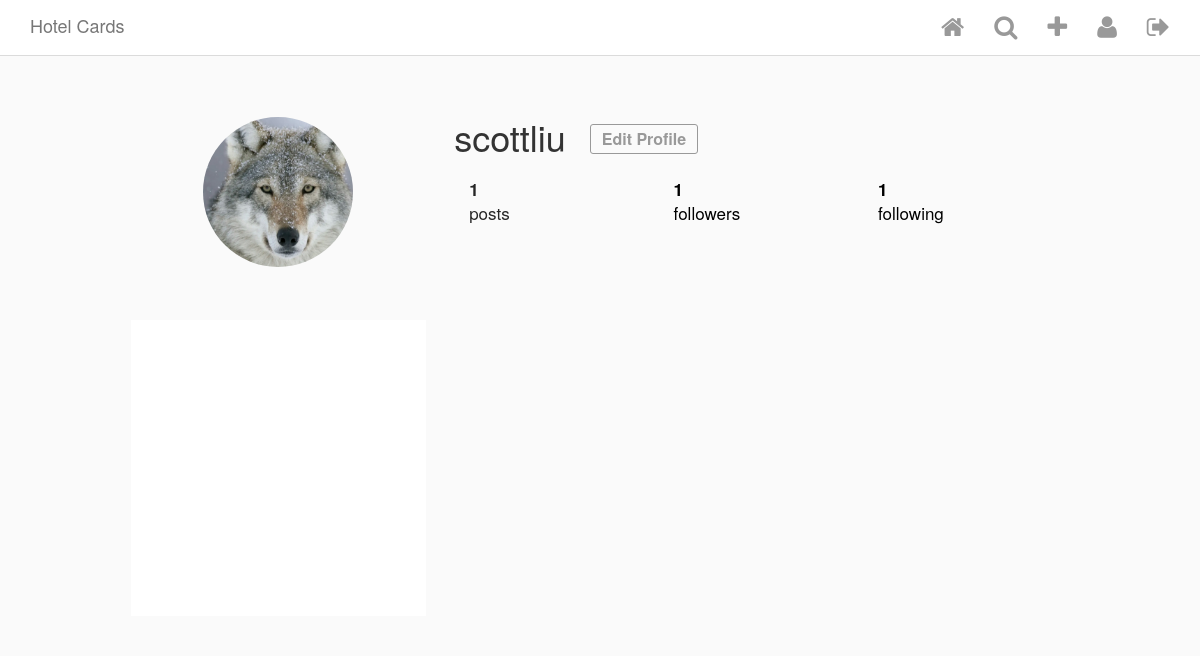
The page /user/1 (signed in) on the database its author committed.
### Insta/models.py (models this page shows, shortened)
class InstaUser(AbstractUser): #在继承Django中自带的AbstractUser后再自己定义一个profile picture
    profile_pic = ProcessedImageField(
        upload_to = 'static/images/profiles',
        format = 'JPEG',
        options = {'quality':100},
        blank = True,
        null = True,
    )
    def get_connections(self):
        connections = UserConnection.objects.filter(creator=self)
        return connections
    def get_followers(self):
        followers = UserConnection.objects.filter(following=self)
        return followers

class Post(models.Model):
    author = models.ForeignKey( #Post也应该是一个foreign key，因为其应是指向某一个发这个post的用户
        InstaUser,
        on_delete = models.CASCADE,
        related_name = 'my_posts' #当我处于当前用户时，我可以通过my_posts来找到我发过的posts.
    )
    title = models.TextField(blank = True, null = True)
    image = ProcessedImageField(
        upload_to = 'static/images/posts', #image 都储存在post里面
        format = 'JPEG',
        options = {'quality':100},
        blank = True,
        null = True,
    )
    def get_like_count(self):
        return self.likes.count()

### Insta/views.py (the view)
# urls.py: path('user/<int:pk>', UserDetailView.as_view(), name = 'user_detail')
class UserDetailView(DetailView):
    model = InstaUser
    template_name = 'user_detail.html'

### templates/user_detail.html (shortened to what this page needs)
{% extends 'base.html' %}
{% load custom_tags %}
{% block content %}
<div class="profile">
    <div class="profile__head">
        <div class="row">
            <div class="col-xs-4 left">
                {% if object.profile_pic %}
                    <img class="picture-circle" src="/{{object.profile_pic}}">
                {% endif %}
            </div>
            <div class="col-xs-8 right">
                <div class="name-buttons">
                    <h1 class="username">{{ object.username }}</h1>
                    {% if user == object %}
                            <button class="edit-profile">Edit Profile</button>
                    {% endif %}
                </div>
                <div>
                    <ul class="stats">
                        <div class="col-xs-4"><li class="stats__count"><span>{{ object.my_posts.count }}</span><br> posts</li></div>
                        <div class="col-xs-4"><a href="/" style="text-decoration: none; color: black;"><li class="stats__count"><span class="follower_count" id="follower_id">{{ object.get_followers.count }}</span><br> followers</li></a></div>
                        <div class="col-xs-4"><a href="/" style="text-decoration: none; color: black;"><li class="stats__count"><span>{{ object.get_connections.count }}</span><br> following</li></a></div>
                    </ul>
                </div>
            </div>
        </div>
    </div>
    <div class="profile__body">
        <div class="row">
        {% for post in object.my_posts.all %}
            <div class="col-xs-4">
                <div class="picture-square" style="background-image: url(http://{{ request.META.HTTP_HOST }}/{{ post.image.url }}); background-size: contain;">
                </div>
            </div>
        {% endfor %}
        </div>
    </div>
</div>
{% endblock content %}

### static/css/style.css (style rules this page uses)
html { height: 100%; }
body { min-height: 100%; background-color: #fafafa; }
.picture-circle, .picture-circle--medium, .picture-circle--small { border-radius: 100%; width: 150px; height: 150px; }
.picture-square { position: relative; background-repeat: no-repeat; background-position: center center; background-color: #fff; cursor: pointer; }
.picture-square:after { content: ""; display: block; padding-bottom: 100%; }
.profile { max-width: 975px; padding: 60px 20px 0; margin: 0 auto; }
.profile__head { margin-bottom: 40px; }
.profile__head .left { text-align: center; }
.profile__head h1, .profile__head .edit-profile, .profile__head .options-bubble { vertical-align: middle; }
.profile__head h1 { display: inline-block; margin: 0; }
.profile__head .edit-profile { margin-left: 20px; margin-right: 11px; font-size: 16px; font-weight: 600; color: #999; border: 1px solid #999; border-radius: 3px; padding: 0 11px; line-height: 28px; background-color: #fafafa; }
.profile__head .edit-profile, .profile__head .options-bubbles { margin-top: 5px; cursor: pointer; }
.profile__head .name-buttons { margin-bottom: 20px; }
.profile__body > .row > .col-xs-4 { padding: 13px; }
.stats { list-style: none; margin: 0; margin-bottom: 20px; padding: 0; }
.stats > * { font-size: 17px; color: #262626; }
.stats .stats__count { display: inline-block; margin-right: 40px; }
.stats .stats__count span { font-weight: bold; }

### rows shown on the page
InstaUser: profile_pic (picture), username "scottliu", my_posts.count "1", get_followers.count "1", get_connections.count "1"
